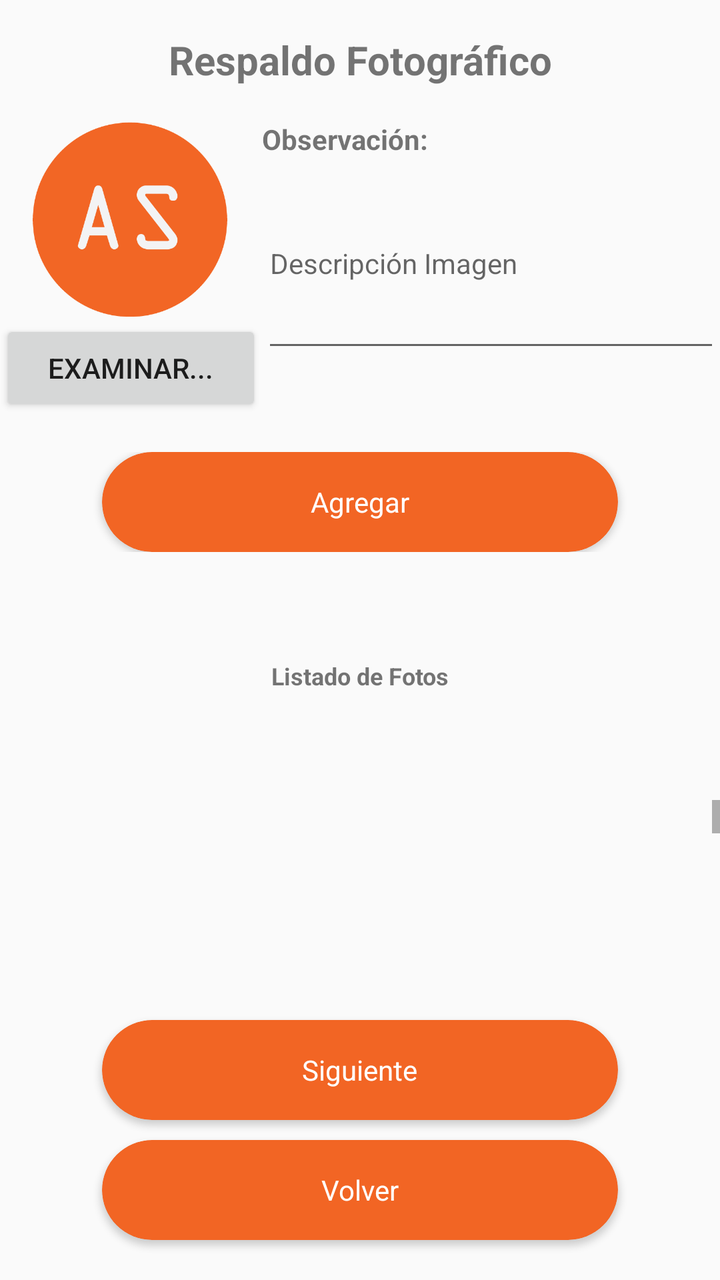
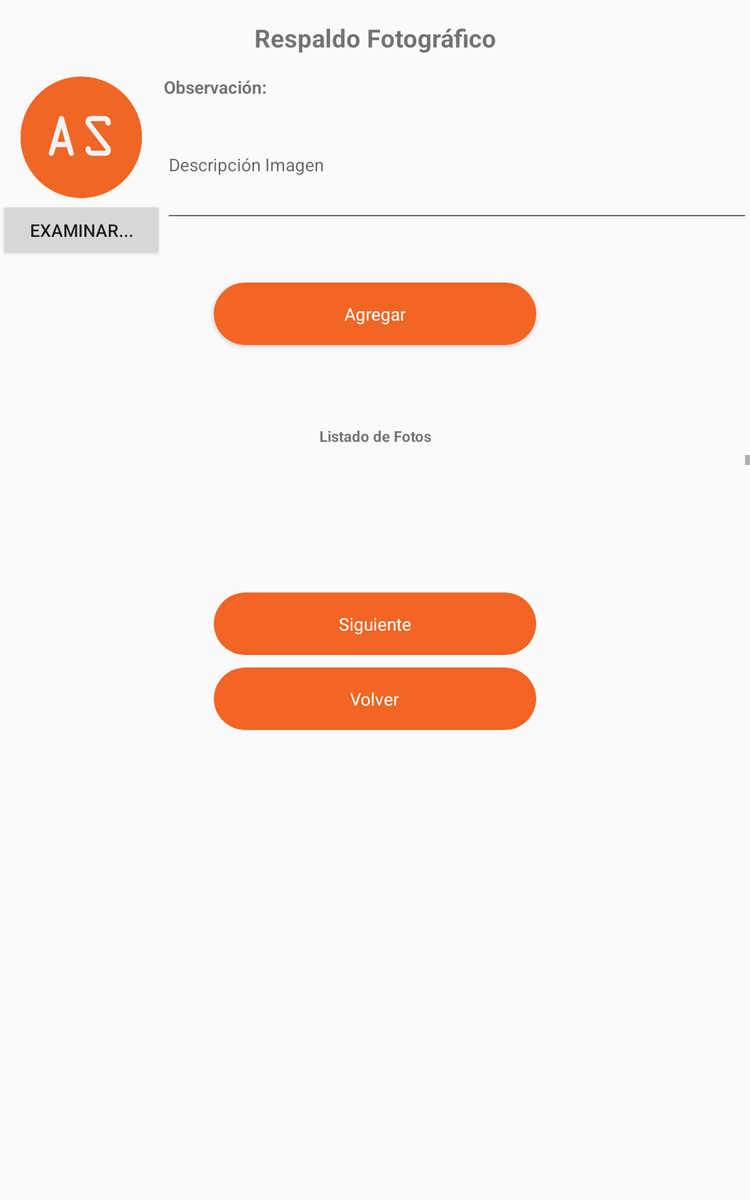

Compare how this app lays out the same screen by default and in its alternative resource folder. The renders come first, then the two layout files and the values they reference.
<!-- AndroidManifest.xml: application theme AppTheme -->
<!-- res/layout/fragment_apregistroimg.xml -->
<?xml version="1.0" encoding="utf-8"?>
<LinearLayout xmlns:android="http://schemas.android.com/apk/res/android"
    xmlns:app="http://schemas.android.com/apk/res-auto"
    xmlns:card_view="http://schemas.android.com/apk/res-auto"

    android:orientation="vertical"
    android:layout_width="match_parent"
    android:layout_height="match_parent">


    <LinearLayout
        android:layout_width="match_parent"
        android:layout_height="match_parent"
        android:orientation="vertical">

        <TextView
            android:id="@+id/txTitulo"
            android:layout_width="match_parent"
            android:layout_height="60dp"
            android:gravity="center"
            android:text="Respaldo Fotográfico"
            android:textAlignment="center"
            android:textSize="20dp"
            android:textStyle="bold" />

        <LinearLayout
            android:layout_width="match_parent"
            android:layout_height="166dp"
            android:orientation="horizontal">

            <LinearLayout
                android:layout_width="131dp"
                android:layout_height="152dp"
                android:orientation="vertical">

                <ImageView
                    android:id="@+id/imgRegistro"
                    android:layout_width="100dp"
                    android:layout_height="100dp"
                    android:layout_marginLeft="15dp"
                    android:layout_marginRight="5dp"
                    app:srcCompat="@drawable/aspercion" />

                <Button
                    android:id="@+id/btnExaminar"
                    android:layout_width="match_parent"
                    android:layout_height="wrap_content"
                    android:text="Examinar..." />
            </LinearLayout>

            <LinearLayout
                android:layout_width="match_parent"
                android:layout_height="143dp"
                android:orientation="vertical">

                <TextView
                    android:id="@+id/lbObs"
                    android:layout_width="match_parent"
                    android:layout_height="wrap_content"
                    android:text="Observación:"
                    android:textStyle="bold" />

                <EditText
                    android:id="@+id/txtObs"
                    android:layout_width="match_parent"
                    android:layout_height="102dp"
                    android:ems="10"
                    android:hint="Descripción Imagen"
                    android:inputType="textPersonName"
                    android:textSize="14sp" />

            </LinearLayout>
        </LinearLayout>

        <LinearLayout
            android:layout_width="match_parent"
            android:layout_height="wrap_content"
            android:layout_weight="0"
            android:orientation="horizontal">

            <LinearLayout
                android:layout_width="match_parent"
                android:layout_height="wrap_content"
                android:orientation="vertical">

                <androidx.cardview.widget.CardView
                    android:id="@+id/btnAgregar"
                    android:layout_width="258dp"
                    android:layout_height="50dp"
                    android:layout_gravity="center_horizontal"
                    card_view:cardBackgroundColor="#F26524"
                    card_view:cardCornerRadius="25dp">

                    <RelativeLayout
                        android:id="@+id/rlt_siguiente"
                        android:layout_width="match_parent"
                        android:layout_height="match_parent">

                        <TextView
                            android:id="@+id/txt_agrega"
                            android:layout_width="wrap_content"
                            android:layout_height="wrap_content"
                            android:layout_centerInParent="true"
                            android:text="Agregar"
                            android:textColor="#FFFFFF"
                            android:textSize="14sp" />
                    </RelativeLayout>
                </androidx.cardview.widget.CardView>
            </LinearLayout>

        </LinearLayout>

        <TextView
            android:id="@+id/txTitulo2"
            android:layout_width="match_parent"
            android:layout_height="wrap_content"
            android:layout_marginTop="0dp"
            android:layout_weight="1.06"
            android:gravity="center"
            android:text="Listado de Fotos"
            android:textAlignment="center"
            android:textSize="12sp"
            android:textStyle="bold" />

        <ScrollView
            android:layout_width="match_parent"
            android:layout_height="100dp">

            <LinearLayout
                android:layout_width="match_parent"
                android:layout_height="match_parent"
                android:layout_weight="1.06"
                android:orientation="vertical">

                <ListView
                    android:id="@+id/limagen"
                    android:layout_width="match_parent"
                    android:layout_height="600dp"
                    android:layout_marginStart="8dp"
                    android:layout_marginLeft="8dp"
                    android:layout_marginTop="0dp"
                    android:layout_marginEnd="8dp"
                    android:layout_marginRight="8dp"
                    android:layout_weight="1.06"
                    app:layout_constraintHorizontal_bias="0.0"
                    app:layout_constraintLeft_toLeftOf="parent"
                    app:layout_constraintRight_toRightOf="parent">

                </ListView>

            </LinearLayout>

        </ScrollView>


        <androidx.cardview.widget.CardView
            android:id="@+id/btnSiguiente"
            android:layout_width="258dp"
            android:layout_height="50dp"
            android:layout_gravity="center_horizontal"
            android:layout_marginTop="10dp"
            card_view:cardBackgroundColor="#F26524"
            card_view:cardCornerRadius="25dp">

            <RelativeLayout
                android:id="@+id/rlt_sig"
                android:layout_width="match_parent"
                android:layout_height="match_parent">

                <TextView
                    android:id="@+id/txt_siguiente"
                    android:layout_width="wrap_content"
                    android:layout_height="wrap_content"
                    android:layout_centerInParent="true"
                    android:text="Siguiente"
                    android:textColor="#FFFFFF"
                    android:textSize="14sp" />
            </RelativeLayout>

        </androidx.cardview.widget.CardView>

        <androidx.cardview.widget.CardView
            android:id="@+id/btnVolver"
            android:layout_width="258dp"
            android:layout_height="50dp"
            android:layout_below="@+id/txt_clavea"
            android:layout_alignStart="@+id/logotipo"
            android:layout_alignLeft="@+id/logotipo"
            android:layout_gravity="center_horizontal"
            android:layout_marginTop="10dp"
            android:layout_marginBottom="20dp"
            card_view:cardBackgroundColor="#F26524"
            card_view:cardCornerRadius="25dp">

            <RelativeLayout
                android:id="@+id/rlt_vol"
                android:layout_width="match_parent"
                android:layout_height="match_parent">

                <TextView
                    android:id="@+id/txt_volver"
                    android:layout_width="wrap_content"
                    android:layout_height="wrap_content"
                    android:layout_centerInParent="true"
                    android:text="Volver"
                    android:textColor="#FFFFFF"
                    android:textSize="14sp" />
            </RelativeLayout>
        </androidx.cardview.widget.CardView>
    </LinearLayout>

</LinearLayout>
<!-- resources referenced by this layout -->
<resources>
  <!-- drawable aspercion: png bitmap (drawable, 10540 bytes) -->
  <style name="AppTheme" parent="Theme.AppCompat.Light.NoActionBar">
          
          <item name="colorPrimary">#F26524</item>
          <item name="colorPrimaryDark">@color/colorPrimaryDark</item>
          <item name="colorAccent">@color/colorApp</item>
      </style>
  <color name="colorPrimaryDark">#303F9F</color>
  <color name="colorApp">#F26524</color>
</resources>
<!-- res/layout-sw600dp/fragment_apregistroimg.xml (the repository's variant of the layout above) -->
<!-- drawn on a 7-inch tablet held upright -->
<?xml version="1.0" encoding="utf-8"?>
<LinearLayout xmlns:android="http://schemas.android.com/apk/res/android"
    xmlns:app="http://schemas.android.com/apk/res-auto"
    xmlns:card_view="http://schemas.android.com/apk/res-auto"

    android:orientation="vertical"
    android:layout_width="match_parent"
    android:layout_height="match_parent">


    <LinearLayout
        android:layout_width="match_parent"
        android:layout_height="wrap_content"
        android:orientation="vertical">

        <TextView
            android:id="@+id/txTitulo"
            android:layout_width="match_parent"
            android:layout_height="60dp"
            android:gravity="center"
            android:text="Respaldo Fotográfico"
            android:textAlignment="center"
            android:textSize="20dp"
            android:textStyle="bold" />

        <LinearLayout
            android:layout_width="match_parent"
            android:layout_height="166dp"
            android:layout_weight="1.06"
            android:orientation="horizontal">

            <LinearLayout
                android:layout_width="131dp"
                android:layout_height="152dp"
                android:orientation="vertical">

                <ImageView
                    android:id="@+id/imgRegistro"
                    android:layout_width="100dp"
                    android:layout_height="100dp"
                    android:layout_marginLeft="15dp"
                    android:layout_marginRight="5dp"
                    app:srcCompat="@drawable/aspercion" />

                <Button
                    android:id="@+id/btnExaminar"
                    android:layout_width="match_parent"
                    android:layout_height="wrap_content"
                    android:text="Examinar..." />
            </LinearLayout>

            <LinearLayout
                android:layout_width="match_parent"
                android:layout_height="143dp"
                android:orientation="vertical">

                <TextView
                    android:id="@+id/lbObs"
                    android:layout_width="match_parent"
                    android:layout_height="wrap_content"
                    android:text="Observación:"
                    android:textStyle="bold" />

                <EditText
                    android:id="@+id/txtObs"
                    android:layout_width="match_parent"
                    android:layout_height="102dp"
                    android:ems="10"
                    android:hint="Descripción Imagen"
                    android:inputType="textPersonName"
                    android:textSize="14sp" />

            </LinearLayout>
        </LinearLayout>

        <LinearLayout
            android:layout_width="match_parent"
            android:layout_height="match_parent"
            android:layout_weight="1.06"
            android:orientation="horizontal">

            <LinearLayout
                android:layout_width="match_parent"
                android:layout_height="78dp"
                android:orientation="vertical">

                <androidx.cardview.widget.CardView
                    android:id="@+id/btnAgregar"
                    android:layout_width="258dp"
                    android:layout_height="50dp"
                    android:layout_gravity="center_horizontal"
                    card_view:cardBackgroundColor="#F26524"
                    card_view:cardCornerRadius="25dp">

                    <RelativeLayout
                        android:id="@+id/rlt_siguiente"
                        android:layout_width="match_parent"
                        android:layout_height="match_parent">

                        <TextView
                            android:id="@+id/txt_agrega"
                            android:layout_width="wrap_content"
                            android:layout_height="wrap_content"
                            android:layout_centerInParent="true"
                            android:text="Agregar"
                            android:textColor="#FFFFFF"
                            android:textSize="14sp" />
                    </RelativeLayout>
                </androidx.cardview.widget.CardView>
            </LinearLayout>

        </LinearLayout>

        <TextView
            android:id="@+id/txTitulo2"
            android:layout_width="match_parent"
            android:layout_height="30dp"
            android:layout_marginTop="30dp"
            android:layout_weight="1.06"
            android:gravity="center"
            android:text="Listado de Fotos"
            android:textAlignment="center"
            android:textSize="12sp"
            android:textStyle="bold" />
        <ScrollView
            android:layout_width="match_parent"
            android:layout_height="100dp">

            <LinearLayout
                android:layout_width="match_parent"
                android:layout_height="match_parent"
                android:layout_weight="1.06"
                android:orientation="vertical">

                <ListView
                    android:id="@+id/limagen"
                    android:layout_width="match_parent"
                    android:layout_height="1500dp"
                    android:layout_marginStart="8dp"
                    android:layout_marginLeft="8dp"
                    android:layout_marginTop="0dp"
                    android:layout_marginEnd="8dp"
                    android:layout_marginRight="8dp"
                    android:layout_weight="1.06"
                    app:layout_constraintHorizontal_bias="0.0"
                    app:layout_constraintLeft_toLeftOf="parent"
                    app:layout_constraintRight_toRightOf="parent">

                </ListView>

            </LinearLayout>

        </ScrollView>


        <androidx.cardview.widget.CardView
            android:id="@+id/btnSiguiente"
            android:layout_width="258dp"
            android:layout_height="50dp"
            android:layout_below="@+id/txt_clavea"
            android:layout_alignStart="@+id/logotipo"
            android:layout_alignLeft="@+id/logotipo"
            android:layout_gravity="center_horizontal"
            android:layout_marginTop="10dp"
            android:layout_weight="1"
            app:cardElevation="0dp"
            card_view:cardBackgroundColor="#F26524"
            card_view:cardCornerRadius="25dp">

            <RelativeLayout
                android:id="@+id/rlt_sig"
                android:layout_width="match_parent"
                android:layout_height="match_parent">

                <TextView
                    android:id="@+id/txt_siguiente"
                    android:layout_width="wrap_content"
                    android:layout_height="wrap_content"
                    android:layout_centerInParent="true"
                    android:text="Siguiente"
                    android:textColor="#FFFFFF"
                    android:textSize="14sp" />
            </RelativeLayout>

        </androidx.cardview.widget.CardView>

        <androidx.cardview.widget.CardView
            android:id="@+id/btnVolver"
            android:layout_width="258dp"
            android:layout_height="50dp"
            android:layout_below="@+id/txt_clavea"
            android:layout_alignStart="@+id/logotipo"
            android:layout_alignLeft="@+id/logotipo"
            android:layout_gravity="center_horizontal"
            android:layout_marginTop="10dp"
            android:layout_marginBottom="20dp"
            android:layout_weight="1"
            app:cardElevation="0dp"
            card_view:cardBackgroundColor="#F26524"
            card_view:cardCornerRadius="25dp">

            <RelativeLayout
                android:id="@+id/rlt_vol"
                android:layout_width="match_parent"
                android:layout_height="match_parent">

                <TextView
                    android:id="@+id/txt_volver"
                    android:layout_width="wrap_content"
                    android:layout_height="wrap_content"
                    android:layout_centerInParent="true"
                    android:text="Volver"
                    android:textColor="#FFFFFF"
                    android:textSize="14sp" />
            </RelativeLayout>
        </androidx.cardview.widget.CardView>
    </LinearLayout>

</LinearLayout>
